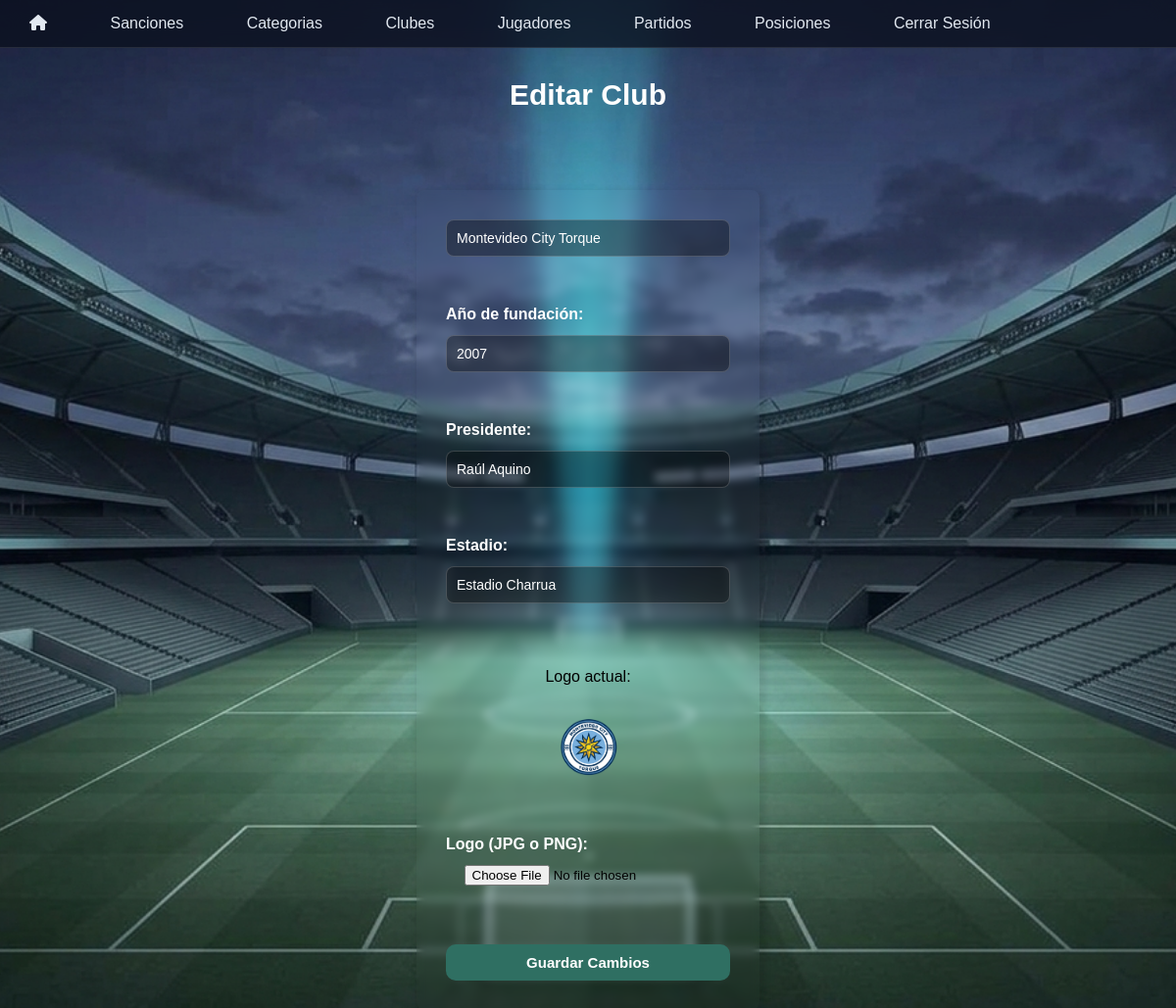
The page /clubes/editarClub.php?id=18 (signed in) on the database its author committed.
### tables this page shows
CREATE TABLE `club` (
  `id` int(11) NOT NULL,
  `nombre` varchar(100) NOT NULL,
  `logo` varchar(255) DEFAULT NULL,
  `activo` tinyint(1) NOT NULL DEFAULT 1,
  `presidente` text NOT NULL,
  `estadio` varchar(70) NOT NULL,
  `fundacion` int(11) NOT NULL
);

### clubes/editarClub.php (the view, shortened to what this page needs)
<?php
require "../conexion.php";
$club = null;
if (isset($_GET["id"])) {
    $id = (int) $_GET["id"];
    $resultado = mysqli_query($conn, "SELECT * FROM club WHERE id = $id");
    $club = mysqli_fetch_assoc($resultado);
}
?>
<!DOCTYPE html>
<html lang="es">
<head>
    <link rel="stylesheet" href="clubes.css">
</head>
<body>
    <header>
        <?php include '../nav/nav.php'; ?>
    </header>
    <?php if ($club): ?>
    <h1 class="tituloClubes">Editar Club</h1>
    <div class="Casilla">
        <form action="editarClub.php" method="post" enctype="multipart/form-data">
            <input type="text" id="nombreClub" name="nombreClub" required class="nombreClub" value="<?= htmlspecialchars($club['nombre']) ?>">
            <br><br>
            <label for="fundacion">Año de fundación:</label>
            <input type="number" id="fundacion" name="fundacion" required value="<?= htmlspecialchars($club['fundacion']) ?>">
            <br><br>
            <label for="presidente">Presidente:</label>
            <input type="text" id="presidente" name="presidente" required value="<?= htmlspecialchars($club['presidente']) ?>">
            <br><br>
            <label for="estadio">Estadio:</label>
            <input type="text" id="estadio" name="estadio" required value="<?= htmlspecialchars($club['estadio']) ?>">
            <br><br>
            <?php if ($club["logo"]): ?>
                <p>Logo actual:</p>
                <img src="logos/<?= htmlspecialchars($club['logo']) ?>" alt="logo" width="80">
                <br><br>
            <?php endif; ?>
            <label for="logo">Logo (JPG o PNG):</label>
            <input type="file" id="logo" name="logo" accept="image/png, image/jpeg">
            <br><br>
            <input type="submit" value="Guardar Cambios" class="Agregar">
        </form>
    </div>
    <?php endif; ?>
</body>
</html>

### clubes/clubes.css (style rules this page uses)
body { margin:0; background-image: url("../imagenes/BG.png"); background-size:cover; background-position:center; background-attachment:fixed; font-family:Arial, Helvetica, sans-serif; }
header { height:50px; }
form { display:flex; flex-direction:column; align-items:center; width:350px; box-sizing:border-box; margin:80px auto 0; padding:30px; border-radius:8px; box-shadow:3px 3px 6px 3px rgba(0,0,0,0.1); backdrop-filter:blur(5px); gap:7px; }
form input[type="text"], form input[type="date"], form input[type="number"], form input[type="password"], form select { width:100%; box-sizing:border-box; padding:10px; border:1px solid rgba(255, 255, 255, 0.18); color: white; border-radius:8px; background:rgba(0, 0, 0, 0.35); font-size:14px; outline:none; transition:.3s; display: block; box-sizing: border-box; }
form input[type="submit"] { width:100%; padding:10px; margin-top:10px; border:none; border-radius:10px; background:#2F6F62; color:white; font-size:15px; font-weight:bold; cursor:pointer; transition:.3s; }
form label { align-self:flex-start; font-weight:bold; color: #FFFF; margin-bottom: 5px; }
.tituloClubes { text-align: center; font-size: 30px; font-weight: bold; color: #FFFF; margin-top: 30px; }

### rows shown on the page
club: nombreClub "Montevideo City Torque", fundacion "2007", presidente "Raúl Aquino", estadio "Estadio Charrua", logo (picture)
